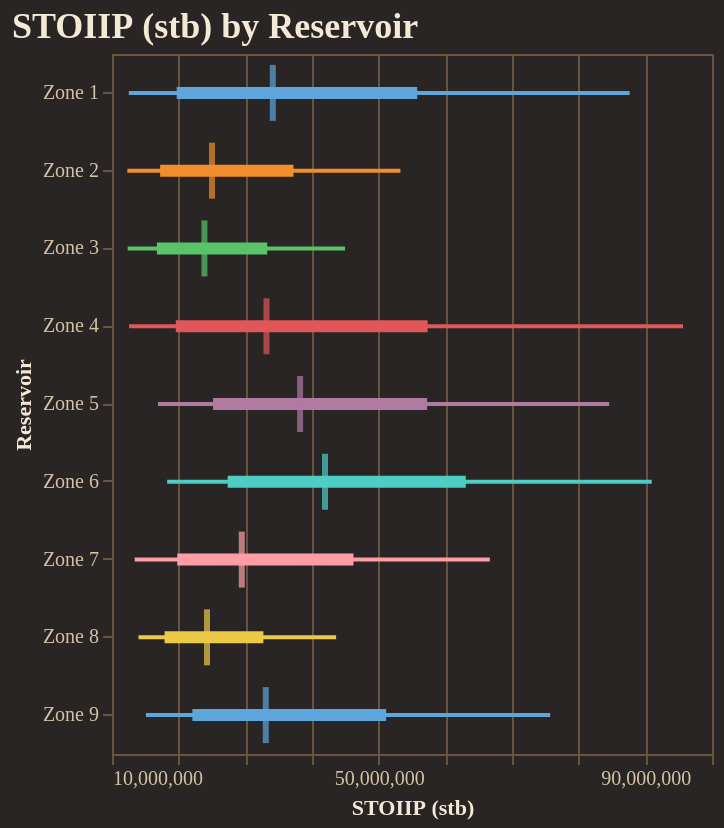

Notebook code for this chart:
### Code cell
fig = reporter.plotter.forest_plot(
    "STOIIP (stb)", 
    backend=PLOTTING_BACKEND
)
fig.show()

### Figure 1 — Vega-Lite specification as saved in the notebook (floating-point values rounded to 4 significant figures)
{"config": {"background": "#292524", "view": {"fill": "#292524", "stroke": "#665340"}, "title": {"color": "#f4e9d7", "font": "Merriweather", "fontSize": 18, "fontWeight": 600, "subtitleColor": "#d5c2a6", "anchor": "start"}, "axis": {"domainColor": "#665340", "gridColor": "#665340", "tickColor": "#665340", "labelColor": "#d5c2a6", "titleColor": "#f4e9d7", "labelFont": "Merriweather", "titleFont": "Merriweather"}, "legend": {"titleColor": "#f4e9d7", "labelColor": "#d5c2a6", "labelFont": "Merriweather", "titleFont": "Merriweather", "orient": "top-right", "symbolType": "circle"}, "header": {"labelColor": "#d5c2a6", "titleColor": "#f4e9d7", "labelFont": "Merriweather", "titleFont": "Merriweather"}, "mark": {"color": "#c78d3b"}, "line": {"color": "#c78d3b"}, "bar": {"color": "#c78d3b"}, "point": {"color": "#ddb06d"}, "area": {"color": "#c78d3b", "opacity": 0.35}, "text": {"color": "#f4e9d7", "font": "Merriweather"}, "range": {"category": ["#5DA5DA", "#F28E2B", "#59C36A", "#E15759", "#B07AA1", "#4ECDC4", "#FF9DA7", "#EDC948"]}}, "layer": [{"mark": {"type": "rule", "strokeWidth": 2}, "encoding": {"color": {"field": "group", "legend": null, "type": "nominal"}, "x": {"field": "p10", "scale": {"zero": false}, "title": "STOIIP (stb)", "type": "quantitative"}, "x2": {"field": "p90"}, "y": {"field": "group", "sort": ["Zone 1", "Zone 2", "Zone 3", "Zone 4", "Zone 5", "Zone 6", "Zone 7", "Zone 8", "Zone 9"], "title": "Reservoir", "type": "nominal"}}}, {"mark": {"type": "rule", "strokeWidth": 6}, "encoding": {"color": {"field": "group", "legend": null, "type": "nominal"}, "x": {"field": "p25", "scale": {"zero": false}, "title": "STOIIP (stb)", "type": "quantitative"}, "x2": {"field": "p75"}, "y": {"field": "group", "sort": ["Zone 1", "Zone 2", "Zone 3", "Zone 4", "Zone 5", "Zone 6", "Zone 7", "Zone 8", "Zone 9"], "title": "Reservoir", "type": "nominal"}}}, {"mark": {"type": "tick", "color": "black", "size": 28, "thickness": 3}, "encoding": {"color": {"field": "group", "legend": null, "type": "nominal"}, "tooltip": [{"field": "group", "title": "Group", "type": "nominal"}, {"field": "p10", "title": "P10", "type": "quantitative"}, {"field": "p25", "title": "P25", "type": "quantitative"}, {"field": "median", "title": "Median", "type": "quantitative"}, {"field": "p75", "title": "P75", "type": "quantitative"}, {"field": "p90", "title": "P90", "type": "quantitative"}], "x": {"field": "median", "scale": {"zero": false}, "title": "STOIIP (stb)", "type": "quantitative"}, "y": {"field": "group", "sort": ["Zone 1", "Zone 2", "Zone 3", "Zone 4", "Zone 5", "Zone 6", "Zone 7", "Zone 8", "Zone 9"], "title": "Reservoir", "type": "nominal"}}}], "data": {"name": "data-cc4e4886774003dd99c12a48302a1f82"}, "height": 350, "title": "STOIIP (stb) by Reservoir", "width": "container", "$schema": "https://vega.github.io/schema/vega-lite/v5.20.1.json", "datasets": {"data-cc4e4886774003dd99c12a48302a1f82": [{"group": "Zone 1", "p10": 12520000.0, "p25": 19700000.0, "median": 34120000.0, "p75": 55780000.0, "p90": 87650000.0}, {"group": "Zone 2", "p10": 12300000.0, "p25": 17220000.0, "median": 25000000.0, "p75": 37220000.0, "p90": 53260000.0}, {"group": "Zone 3", "p10": 12350000.0, "p25": 16740000.0, "median": 23860000.0, "p75": 33270000.0, "p90": 44960000.0}, {"group": "Zone 4", "p10": 12570000.0, "p25": 19570000.0, "median": 33170000.0, "p75": 57340000.0, "p90": 95650000.0}, {"group": "Zone 5", "p10": 16910000.0, "p25": 25160000.0, "median": 38220000.0, "p75": 57280000.0, "p90": 84570000.0}, {"group": "Zone 6", "p10": 18270000.0, "p25": 27350000.0, "median": 41950000.0, "p75": 63070000.0, "p90": 90960000.0}, {"group": "Zone 7", "p10": 13400000.0, "p25": 19790000.0, "median": 29460000.0, "p75": 46220000.0, "p90": 66670000.0}, {"group": "Zone 8", "p10": 13980000.0, "p25": 17890000.0, "median": 24250000.0, "p75": 32710000.0, "p90": 43620000.0}, {"group": "Zone 9", "p10": 15090000.0, "p25": 22060000.0, "median": 33060000.0, "p75": 51130000.0, "p90": 75730000.0}]}}
